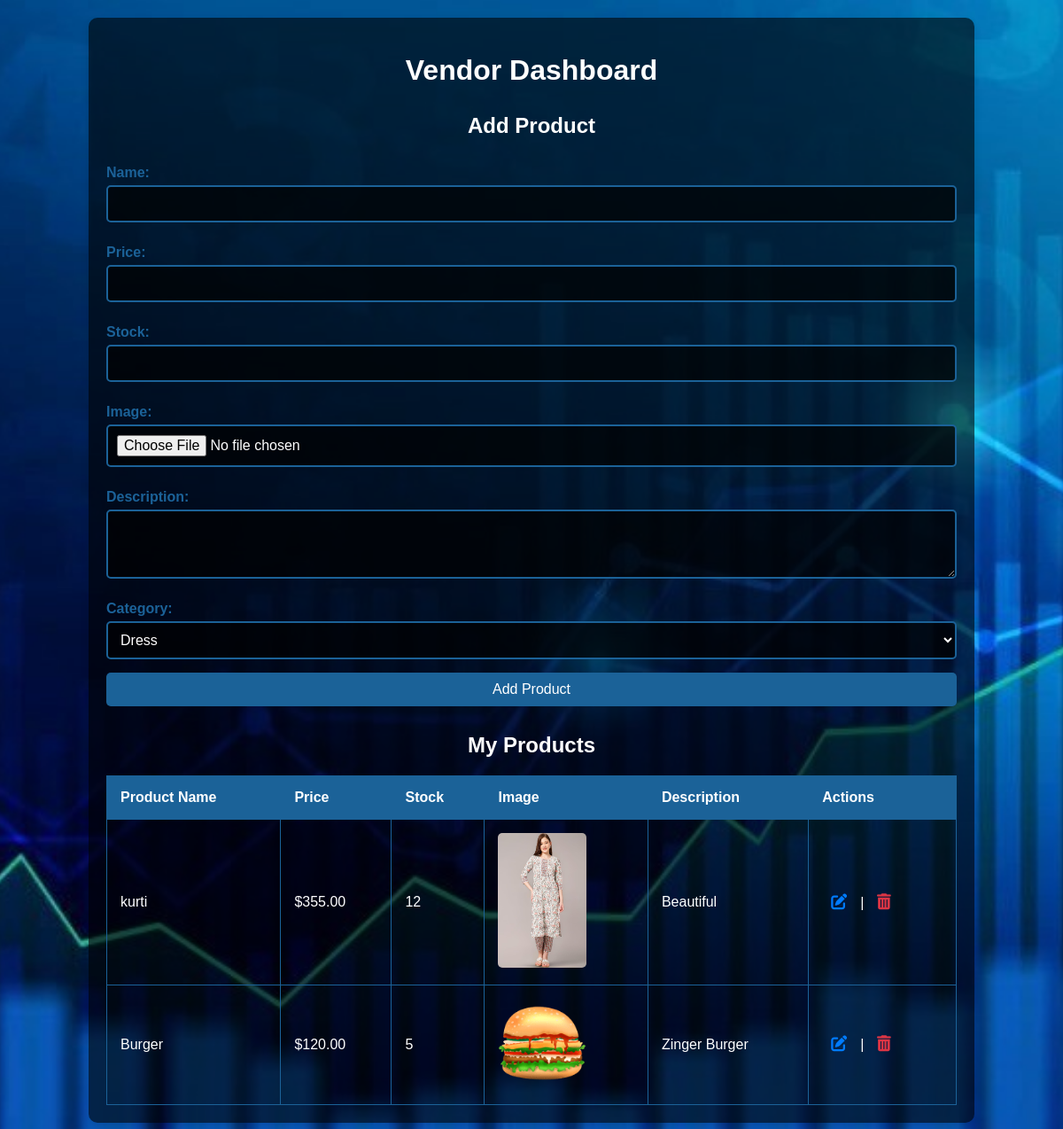
/vendor-dashboard/ (signed in), run on an earlier commit of the app's database.
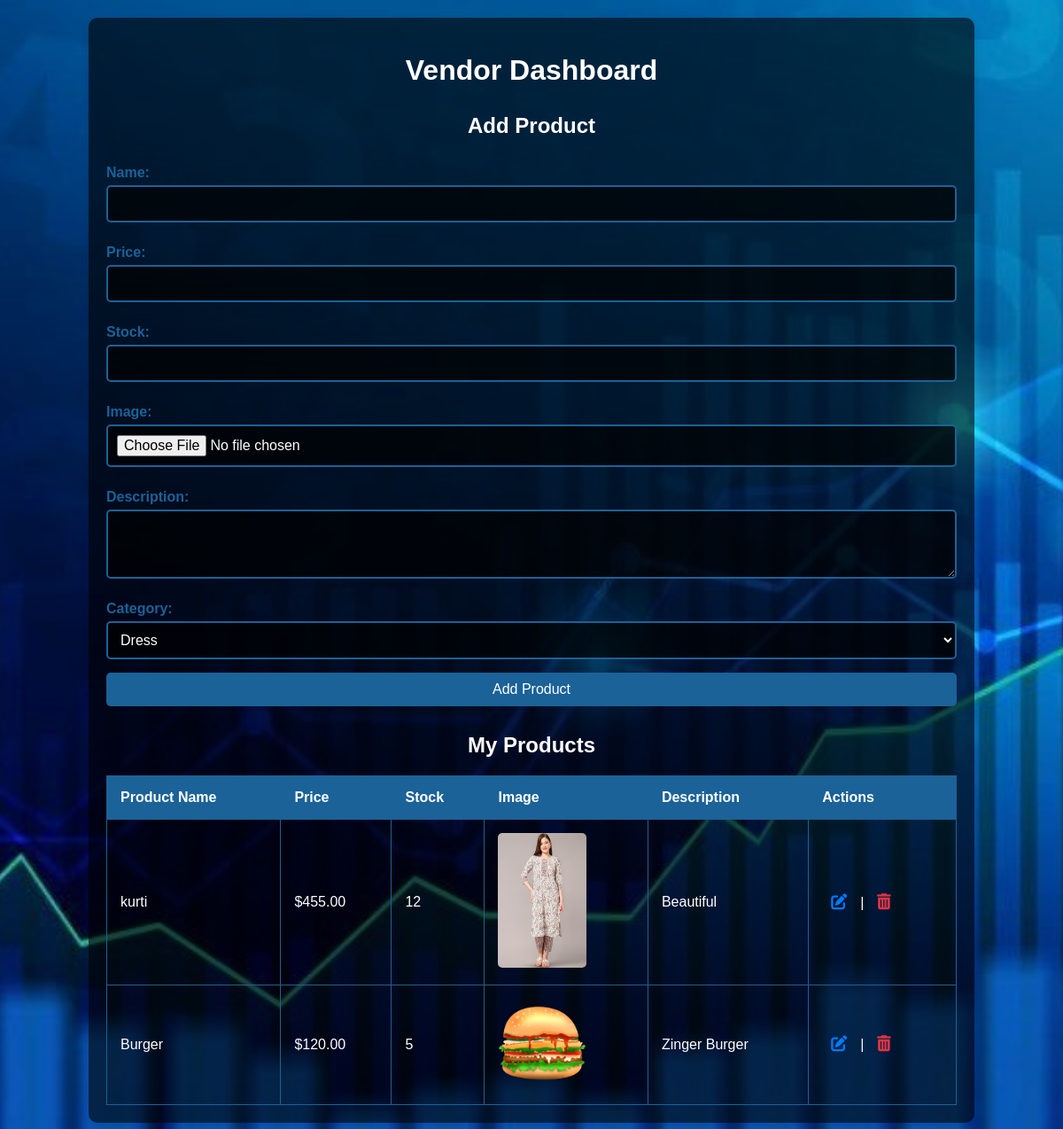
And on a later commit of the database.
### products/models.py (models this page shows, shortened)
class Product(models.Model):
    vendor = models.ForeignKey('auth.User', on_delete=models.CASCADE)
    name = models.CharField(max_length=255)
    price = models.DecimalField(max_digits=10, decimal_places=2)
    quantity = models.PositiveIntegerField()
    description = models.TextField(blank=True, null=True)
    stock = models.PositiveIntegerField(default=0)
    image = models.ImageField(upload_to='products/')
    category = models.ForeignKey(Category, on_delete=models.SET_NULL, null=True, blank=True)

### products/views.py (the view, shortened to what this page needs)
# urls.py: path('vendor-dashboard/', views.vendor_dashboard, name="vendor_dashboard"),
@login_required
def vendor_dashboard(request):
    if not hasattr(request.user, 'vendorprofile'):
        return redirect('user_dashboard')
    products = Product.objects.filter(vendor=request.user)
    categories = Category.objects.all()
    return render(request, 'products/vendor_dashboard.html', {
        'products': products,
        'categories': categories
    })

### products/templates/products/vendor_dashboard.html (shortened to what this page needs)
<!DOCTYPE html>
<html lang="en">
<head>
    {% load static %}
    <link rel="stylesheet" href="https://cdnjs.cloudflare.com/ajax/libs/font-awesome/6.4.2/css/all.min.css">
</head>
<body>
    <div class="container">
        <h1>Vendor Dashboard</h1>
        <h2>Add Product</h2>
        <form method="POST" enctype="multipart/form-data">
            <label for="name">Name:</label>
            <input type="text" name="name" id="name" required>
            <label for="price">Price:</label>
            <input type="number" step="0.01" name="price" id="price" required>
            <label for="quantity">Stock:</label>
            <input type="number" name="quantity" id="quantity" required>
            <label for="image">Image:</label>
            <input type="file" name="image" id="image" accept="image/*" required>
            <label for="description">Description:</label>
            <textarea name="description" id="description" rows="3" required></textarea>
            <label for="category">Category:</label>
            <select name="category" id="category" required>
                {% for category in categories %}
                    <option value="{{ category.id }}">{{ category.name }}</option>
                {% endfor %}
            </select>
            <button type="submit">Add Product</button>
        </form>
        <h2>My Products</h2>
        <table>
            <thead>
                <tr>
                    <th>Product Name</th>
                    <th>Price</th>
                    <th>Stock</th>
                    <th>Image</th>
                    <th>Description</th>
                    <th>Actions</th>
                </tr>
            </thead>
            <tbody>
                {% for product in products %}
                    <tr>
                        <td>{{ product.name }}</td>
                        <td>${{ product.price }}</td>
                        <td>{{ product.quantity }}</td>
                        <td><img src="{{ product.image.url }}" alt="{{ product.name }}"></td>
                        <td>
                            <div id="description-{{ product.id }}" class="collapse">
                                <p>{{ product.description }}</p>
                            </div>
                        </td>
                        <td>
                            <a href="{% url 'edit_product' product.id %}" class="edit">
                                <i class="fas fa-edit"></i>
                            </a> |
                            <a href="{% url 'delete_product' product.id %}" class="delete">
                                <i class="fas fa-trash-alt"></i>
                            </a>
                        </td>
                    </tr>
                {% empty %}
                    <tr><td colspan="6">No products found.</td></tr>
                {% endfor %}
            </tbody>
        </table>
    </div>
</body>
</html>

What changed in the data, as far as the page shows it:
changed Product "kurti": price "355.00" → "455.00"
